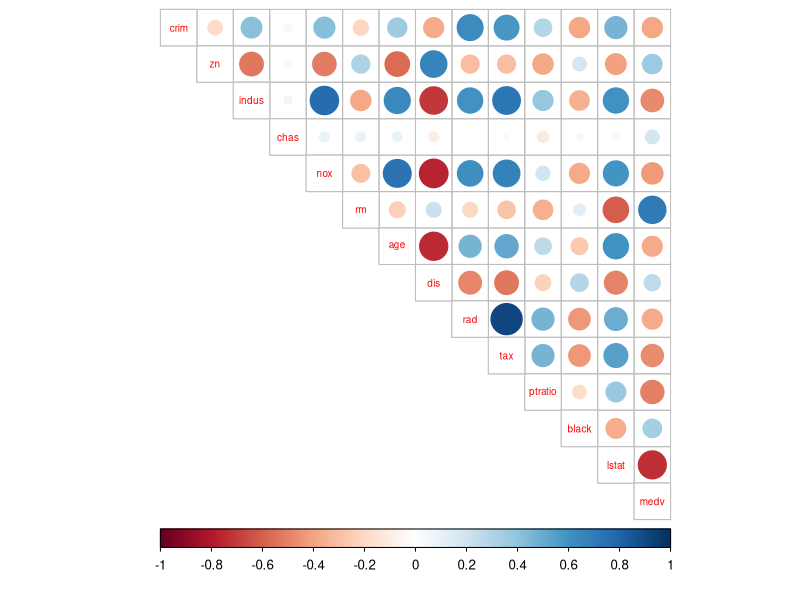
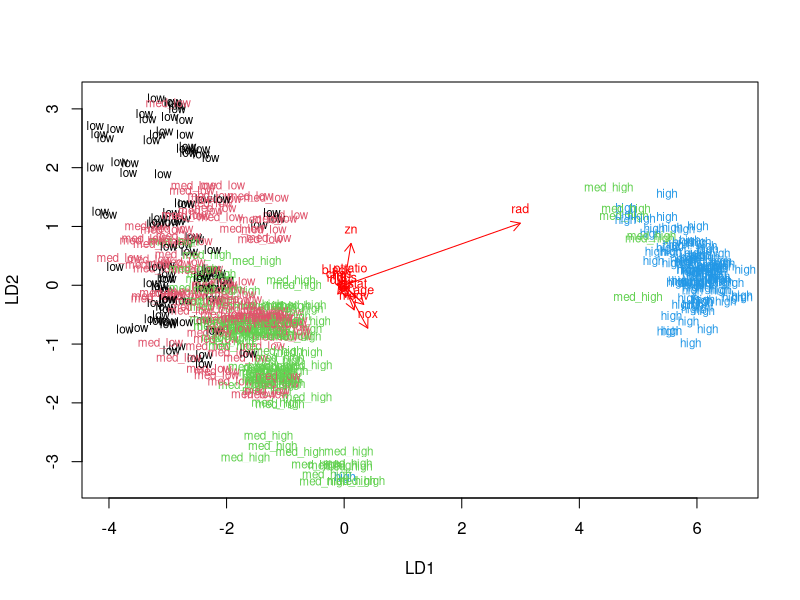
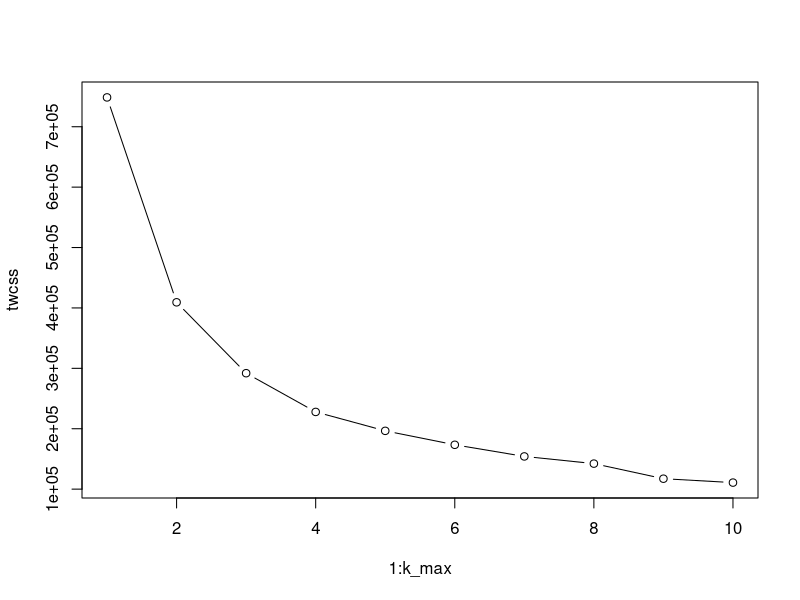
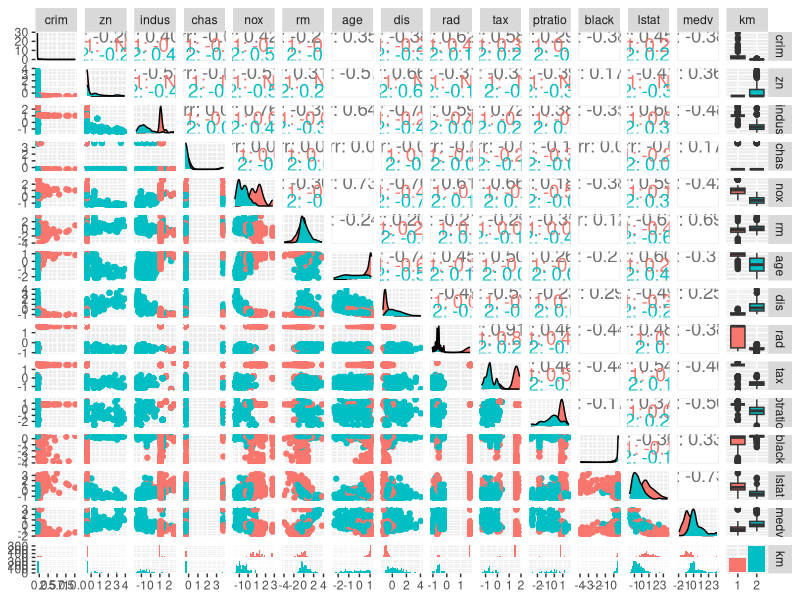

Here is the R script that generated these plots, in order:
## ---- chunk 1
library(MASS)
library(GGally)
library(dplyr)
library(corrplot)
data("Boston")

# set seed for the sake of reproducibility
set.seed(2017)
## ---- chunk 2
str(Boston)
## ---- chunk 3
summary(Boston)
## ---- chunk 4
correlation_matrix <- cor(Boston) %>% round(digits = 2)
corrplot(correlation_matrix, method = "circle", type = "upper", cl.pos = "b", tl.pos = "d", tl.cex = 0.6)
## ---- chunk 5
boston_scaled <- as.data.frame(scale(Boston))

summary(boston_scaled)
## ---- chunk 6
# Create a categorical variable of the crime rate in the Boston dataset (from the scaled crime rate). Use the quantiles as the break points in the categorical variable. Drop the old crime rate variable from the dataset. 

# save the scaled crim as scaled_crim
scaled_crim <- scale(boston_scaled$crim)

# create a quantile vector of crim and print it
bins <- quantile(scaled_crim)

# create a categorical variable 'crime'
labels = c("low", "med_low", "med_high", "high")
crime <- cut(scaled_crim, breaks = bins, include.lowest = TRUE, label = labels)

# remove original crim from the dataset
boston_scaled <- dplyr::select(boston_scaled, -crim)

# add the new categorical value to scaled data
boston_scaled <- data.frame(boston_scaled, crime)

# Divide the dataset to train and test sets, so that 80% of the data belongs to the train set.

# number of rows in the Boston dataset 
n <- nrow(boston_scaled)

# choose randomly 80% of the rows
ind <- sample(n,  size = n * 0.8)

# create train set
train <- boston_scaled[ind,]

# create test set 
test <- boston_scaled[-ind,]

# save the correct classes from test data
correct_classes <- test$crime

# remove the crime variable from test data
test <- dplyr::select(test, -crime)

# linear discriminant analysis
lda.fit <- lda(crime ~ ., data = train)

# the function for lda biplot arrows
lda.arrows <- function(x, myscale = 1, arrow_heads = 0.1, color = "red", tex = 0.75, choices = c(1,2)){
  heads <- coef(x)
  arrows(x0 = 0, y0 = 0, 
         x1 = myscale * heads[,choices[1]], 
         y1 = myscale * heads[,choices[2]], col = color, length = arrow_heads)
  text(myscale * heads[,choices], labels = row.names(heads), 
       cex = tex, col = color, pos = 3)
}

# target classes as numeric
classes <- as.numeric(train$crime)

# plot the lda results
plot(lda.fit, dimen = 2, col = classes, pch = classes)
lda.arrows(lda.fit, myscale = 1)
## ---- chunk 7
# predict classes with test data
lda.pred <- predict(lda.fit, newdata = test)

# cross tabulate the results
table(correct = correct_classes, predicted = lda.pred$class)
## ---- chunk 8
boston_scaled <- as.data.frame(scale(Boston))

distances <- dist(boston_scaled)

k_max <- 10

# calculate the total within sum of squares
twcss <- sapply(1:k_max, function(k){kmeans(distances, k)$tot.withinss})

# visualize the results
plot(1:k_max, twcss, type='b')
## ---- chunk 9
# k-means clustering
km <- kmeans(distances, centers = 2)

boston_scaled$km <- as.factor(km$cluster)

# plot the Boston dataset with clusters
ggpairs(boston_scaled, ggplot2::aes(colour = km), upper = list(continuous = wrap("cor", size = 4.75, alignPercent = 1)))
